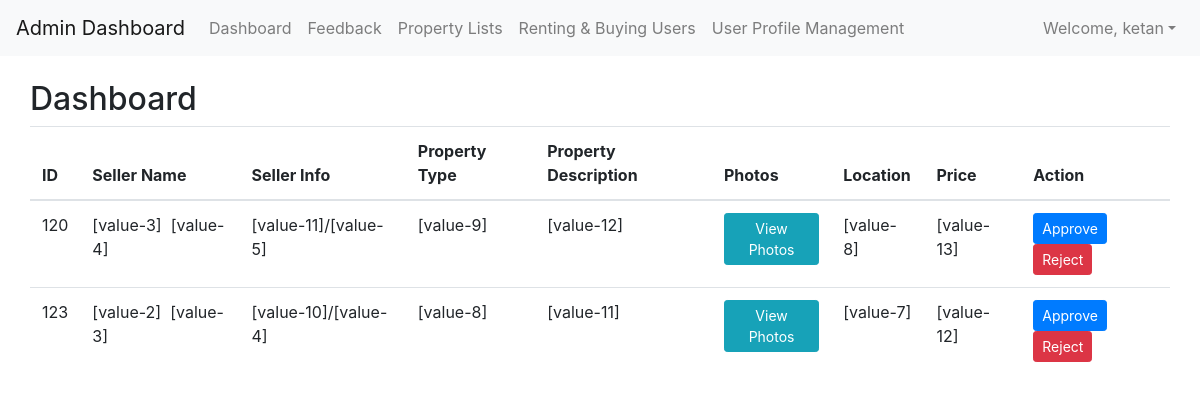
/admindash.php (signed in), run on the app's committed database.
### tables this page shows
CREATE TABLE `sell_hive` (
  `property_id` int(11) NOT NULL,
  `fname` varchar(255) DEFAULT NULL,
  `lname` varchar(255) DEFAULT NULL,
  `email` varchar(255) DEFAULT NULL,
  `country` varchar(255) DEFAULT NULL,
  `city` varchar(255) DEFAULT NULL,
  `location` varchar(255) DEFAULT NULL,
  `proptype` varchar(255) DEFAULT NULL,
  `pricebid` varchar(100) DEFAULT NULL,
  `phone` varchar(20) DEFAULT NULL,
  `description` varchar(255) DEFAULT NULL,
  `price` varchar(10) DEFAULT NULL,
  `agree` tinyint(1) DEFAULT NULL,
  `files` varchar(400) DEFAULT NULL
);

### admindash.php (the view, shortened to what this page needs)
<?php
include "connect.php";
$query = "SELECT * FROM sell_hive";
$result = mysqli_query($con, $query);
?>
<!DOCTYPE html>
<html lang="en">
<head>
    <link href="https://maxcdn.bootstrapcdn.com/bootstrap/4.5.2/css/bootstrap.min.css" rel="stylesheet">
</head>
<body>
<nav class="navbar navbar-expand-lg navbar-light bg-light">
    <a class="navbar-brand" href="#">Admin Dashboard</a>
    <div class="collapse navbar-collapse" id="navbarNav">
        <ul class="navbar-nav">
            <li class="nav-item">
                <a class="nav-link" href="#dashboard" data-toggle="tab">Dashboard</a>
            </li>
            <li class="nav-item">
                <a class="nav-link" href="#feedback" data-toggle="tab">Feedback</a>
            </li>
            <li class="nav-item">
                <a class="nav-link" href="#property-lists" data-toggle="tab">Property Lists</a>
            </li>
            <li class="nav-item">
                <a class="nav-link" href="#rent-buy" data-toggle="tab">Renting & Buying Users</a>
            </li>
            <li class="nav-item">
                <a class="nav-link" href="#user-profile" data-toggle="tab">User Profile Management</a>
            </li>
        </ul>
        <ul class="navbar-nav ml-auto">
            <li class="nav-item dropdown">
                <?php
                if (isset($_SESSION['username'])) {
                    $username = $_SESSION['username'];
                    echo '<a class="nav-link dropdown-toggle" href="#" id="userDropdown" role="button" data-toggle="dropdown" aria-haspopup="true" aria-expanded="false">';
                    echo 'Welcome, ' . $username;
                    echo '</a>';
                }
                ?>
            </li>
        </ul>
    </div>
</nav>
<div class="container-fluid mt-4">
    <div class="tab-content">
        <div class="tab-pane active" id="dashboard">
    <div class="container-fluid mt-4">
        <h2>Dashboard</h2>
        <table class="table">
            <thead>
                <tr>
                    <th>ID</th>
                    <th>Seller Name</th>
                    <th>Seller Info</th>
                    <th>Property Type</th>
                    <th>Property Description</th>
                    <th>Photos</th>
                    <th>Location</th>
                    <th>Price</th>
                    <th>Action</th>
                </tr>
            </thead>
            <tbody>
<?php
while ($row = mysqli_fetch_assoc($result)) {
    echo "<tr>";
    echo "<td>{$row['property_id']}</td>";
    echo "<td>{$row['fname']}&nbsp; {$row['lname']}</td>";
    echo "<td>{$row['phone']}/{$row['email']}</td>";
    echo "<td>{$row['proptype']}</td>";
    echo "<td>{$row['description']}</td>";
    echo "<td>";
    $photoURLs = explode(',', $row['files']);
    $photoURLsImploded = implode(',', $photoURLs);
    echo '<button class="btn btn-info btn-sm view-photos" data-toggle="modal" data-target="#photoModal" data-photo-urls="' . $photoURLsImploded . '">View Photos</button>';
    echo "</td>";
    echo "<td>{$row['location']}</td>";
    echo "<td>{$row['price']}</td>";
    echo '<td>';
    echo '<form method="post">';
    echo '<button type="submit" name="approve" class="btn btn-primary btn-sm">Approve</button>';
    echo '<button type="submit" name="reject" class="btn btn-danger btn-sm">Reject</button>';
    echo '</form>';
    echo '</td>';
    echo "</tr>";
}
?>
</tbody>
        </table>
    </div>
        </div>
<link href="https://cdn.datatables.net/1.10.21/css/dataTables.bootstrap4.min.css" rel="stylesheet">
    </div>
</div>
</body>
</html>

### data on the page
sell_hive: property_id "120", fname "[value-3]", lname "[value-4]", phone "[value-11]", email "[value-5]", proptype "[value-9]", description "[value-12]", location "[value-8]", price "[value-13]"
sell_hive: property_id "123", fname "[value-2]", lname "[value-3]", phone "[value-10]", email "[value-4]", proptype "[value-8]", description "[value-11]", location "[value-7]", price "[value-12]"

### other printed values
$username "ketan"
